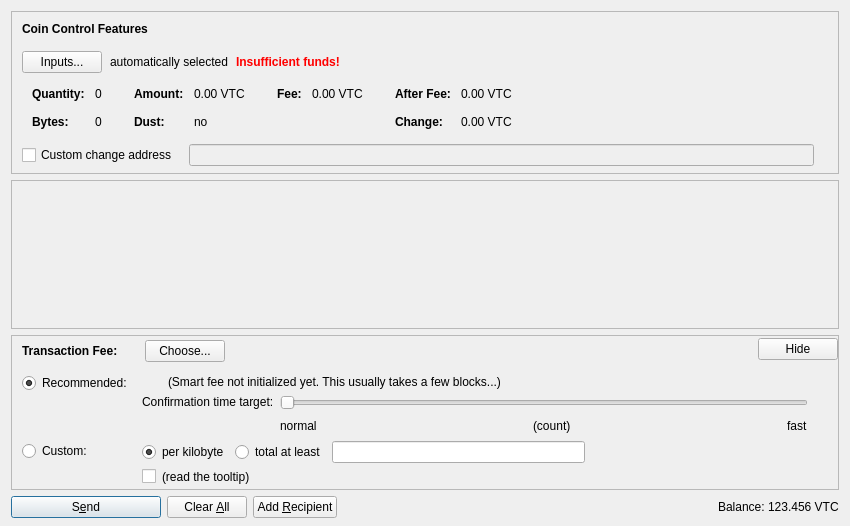
<?xml version="1.0" encoding="UTF-8"?>
<ui version="4.0">
 <class>SendCoinsDialog</class>
 <widget class="QDialog" name="SendCoinsDialog">
  <property name="geometry">
   <rect>
    <x>0</x>
    <y>0</y>
    <width>850</width>
    <height>526</height>
   </rect>
  </property>
  <property name="windowTitle">
   <string>Send Coins</string>
  </property>
  <layout class="QVBoxLayout" name="verticalLayout" stretch="0,1,0,0">
   <property name="bottomMargin">
    <number>8</number>
   </property>
   <item>
    <widget class="QFrame" name="frameCoinControl">
     <property name="sizePolicy">
      <sizepolicy hsizetype="Expanding" vsizetype="Expanding">
       <horstretch>0</horstretch>
       <verstretch>0</verstretch>
      </sizepolicy>
     </property>
     <property name="maximumSize">
      <size>
       <width>16777215</width>
       <height>16777215</height>
      </size>
     </property>
     <property name="frameShape">
      <enum>QFrame::StyledPanel</enum>
     </property>
     <property name="frameShadow">
      <enum>QFrame::Sunken</enum>
     </property>
     <layout class="QVBoxLayout" name="verticalLayoutCoinControl2">
      <property name="spacing">
       <number>0</number>
      </property>
      <property name="leftMargin">
       <number>0</number>
      </property>
      <property name="topMargin">
       <number>0</number>
      </property>
      <property name="rightMargin">
       <number>0</number>
      </property>
      <property name="bottomMargin">
       <number>6</number>
      </property>
      <item>
       <layout class="QVBoxLayout" name="verticalLayoutCoinControl" stretch="0,0,0,0,1">
        <property name="spacing">
         <number>0</number>
        </property>
        <property name="leftMargin">
         <number>10</number>
        </property>
        <property name="topMargin">
         <number>10</number>
        </property>
        <item>
         <layout class="QHBoxLayout" name="horizontalLayoutCoinControl1">
          <property name="bottomMargin">
           <number>15</number>
          </property>
          <item>
           <widget class="QLabel" name="labelCoinControlFeatures">
            <property name="sizePolicy">
             <sizepolicy hsizetype="Preferred" vsizetype="Maximum">
              <horstretch>0</horstretch>
              <verstretch>0</verstretch>
             </sizepolicy>
            </property>
            <property name="font">
             <font>
              <weight>75</weight>
              <bold>true</bold>
             </font>
            </property>
            <property name="styleSheet">
             <string notr="true">font-weight:bold;</string>
            </property>
            <property name="text">
             <string>Coin Control Features</string>
            </property>
           </widget>
          </item>
         </layout>
        </item>
        <item>
         <layout class="QHBoxLayout" name="horizontalLayoutCoinControl2" stretch="0,0,0,0">
          <property name="spacing">
           <number>8</number>
          </property>
          <property name="bottomMargin">
           <number>10</number>
          </property>
          <item>
           <widget class="QPushButton" name="pushButtonCoinControl">
            <property name="styleSheet">
             <string notr="true"/>
            </property>
            <property name="text">
             <string>Inputs...</string>
            </property>
            <property name="autoDefault">
             <bool>false</bool>
            </property>
           </widget>
          </item>
          <item>
           <widget class="QLabel" name="labelCoinControlAutomaticallySelected">
            <property name="text">
             <string>automatically selected</string>
            </property>
            <property name="margin">
             <number>5</number>
            </property>
           </widget>
          </item>
          <item>
           <widget class="QLabel" name="labelCoinControlInsuffFunds">
            <property name="font">
             <font>
              <weight>75</weight>
              <bold>true</bold>
             </font>
            </property>
            <property name="styleSheet">
             <string notr="true">color:red;font-weight:bold;</string>
            </property>
            <property name="text">
             <string>Insufficient funds!</string>
            </property>
            <property name="margin">
             <number>5</number>
            </property>
           </widget>
          </item>
          <item>
           <spacer name="horizontalSpacerCoinControl">
            <property name="orientation">
             <enum>Qt::Horizontal</enum>
            </property>
            <property name="sizeHint" stdset="0">
             <size>
              <width>40</width>
              <height>1</height>
             </size>
            </property>
           </spacer>
          </item>
         </layout>
        </item>
        <item>
         <widget class="QWidget" name="widgetCoinControl" native="true">
          <property name="sizePolicy">
           <sizepolicy hsizetype="Preferred" vsizetype="Preferred">
            <horstretch>0</horstretch>
            <verstretch>0</verstretch>
           </sizepolicy>
          </property>
          <property name="minimumSize">
           <size>
            <width>0</width>
            <height>0</height>
           </size>
          </property>
          <property name="styleSheet">
           <string notr="true"/>
          </property>
          <layout class="QHBoxLayout" name="horizontalLayoutCoinControl5">
           <property name="leftMargin">
            <number>0</number>
           </property>
           <property name="topMargin">
            <number>0</number>
           </property>
           <property name="rightMargin">
            <number>0</number>
           </property>
           <property name="bottomMargin">
            <number>0</number>
           </property>
           <item>
            <layout class="QHBoxLayout" name="horizontalLayoutCoinControl3" stretch="0,0,0,1">
             <property name="spacing">
              <number>20</number>
             </property>
             <property name="topMargin">
              <number>0</number>
             </property>
             <property name="bottomMargin">
              <number>10</number>
             </property>
             <item>
              <layout class="QFormLayout" name="formLayoutCoinControl1">
               <property name="horizontalSpacing">
                <number>10</number>
               </property>
               <property name="verticalSpacing">
                <number>14</number>
               </property>
               <property name="leftMargin">
                <number>10</number>
               </property>
               <property name="topMargin">
                <number>4</number>
               </property>
               <property name="rightMargin">
                <number>6</number>
               </property>
               <item row="0" column="0">
                <widget class="QLabel" name="labelCoinControlQuantityText">
                 <property name="font">
                  <font>
                   <weight>75</weight>
                   <bold>true</bold>
                  </font>
                 </property>
                 <property name="text">
                  <string>Quantity:</string>
                 </property>
                 <property name="margin">
                  <number>0</number>
                 </property>
                </widget>
               </item>
               <item row="0" column="1">
                <widget class="QLabel" name="labelCoinControlQuantity">
                 <property name="cursor">
                  <cursorShape>IBeamCursor</cursorShape>
                 </property>
                 <property name="contextMenuPolicy">
                  <enum>Qt::ActionsContextMenu</enum>
                 </property>
                 <property name="text">
                  <string notr="true">0</string>
                 </property>
                 <property name="margin">
                  <number>0</number>
                 </property>
                 <property name="textInteractionFlags">
                  <set>Qt::LinksAccessibleByMouse|Qt::TextSelectableByKeyboard|Qt::TextSelectableByMouse</set>
                 </property>
                </widget>
               </item>
               <item row="1" column="0">
                <widget class="QLabel" name="labelCoinControlBytesText">
                 <property name="font">
                  <font>
                   <weight>75</weight>
                   <bold>true</bold>
                  </font>
                 </property>
                 <property name="text">
                  <string>Bytes:</string>
                 </property>
                </widget>
               </item>
               <item row="1" column="1">
                <widget class="QLabel" name="labelCoinControlBytes">
                 <property name="cursor">
                  <cursorShape>IBeamCursor</cursorShape>
                 </property>
                 <property name="contextMenuPolicy">
                  <enum>Qt::ActionsContextMenu</enum>
                 </property>
                 <property name="text">
                  <string notr="true">0</string>
                 </property>
                 <property name="textInteractionFlags">
                  <set>Qt::LinksAccessibleByMouse|Qt::TextSelectableByKeyboard|Qt::TextSelectableByMouse</set>
                 </property>
                </widget>
               </item>
              </layout>
             </item>
             <item>
              <layout class="QFormLayout" name="formLayoutCoinControl2">
               <property name="horizontalSpacing">
                <number>10</number>
               </property>
               <property name="verticalSpacing">
                <number>14</number>
               </property>
               <property name="leftMargin">
                <number>6</number>
               </property>
               <property name="topMargin">
                <number>4</number>
               </property>
               <property name="rightMargin">
                <number>6</number>
               </property>
               <item row="0" column="0">
                <widget class="QLabel" name="labelCoinControlAmountText">
                 <property name="font">
                  <font>
                   <weight>75</weight>
                   <bold>true</bold>
                  </font>
                 </property>
                 <property name="text">
                  <string>Amount:</string>
                 </property>
                 <property name="margin">
                  <number>0</number>
                 </property>
                </widget>
               </item>
               <item row="0" column="1">
                <widget class="QLabel" name="labelCoinControlAmount">
                 <property name="cursor">
                  <cursorShape>IBeamCursor</cursorShape>
                 </property>
                 <property name="contextMenuPolicy">
                  <enum>Qt::ActionsContextMenu</enum>
                 </property>
                 <property name="text">
                  <string notr="true">0.00 VTC</string>
                 </property>
                 <property name="textInteractionFlags">
                  <set>Qt::LinksAccessibleByMouse|Qt::TextSelectableByKeyboard|Qt::TextSelectableByMouse</set>
                 </property>
                </widget>
               </item>
               <item row="1" column="0">
                <widget class="QLabel" name="labelCoinControlLowOutputText">
                 <property name="font">
                  <font>
                   <weight>75</weight>
                   <bold>true</bold>
                  </font>
                 </property>
                 <property name="text">
                  <string>Dust:</string>
                 </property>
                </widget>
               </item>
               <item row="1" column="1">
                <widget class="QLabel" name="labelCoinControlLowOutput">
                 <property name="cursor">
                  <cursorShape>IBeamCursor</cursorShape>
                 </property>
                 <property name="contextMenuPolicy">
                  <enum>Qt::ActionsContextMenu</enum>
                 </property>
                 <property name="text">
                  <string notr="true">no</string>
                 </property>
                 <property name="textInteractionFlags">
                  <set>Qt::LinksAccessibleByMouse|Qt::TextSelectableByKeyboard|Qt::TextSelectableByMouse</set>
                 </property>
                </widget>
               </item>
              </layout>
             </item>
             <item>
              <layout class="QFormLayout" name="formLayoutCoinControl3">
               <property name="horizontalSpacing">
                <number>10</number>
               </property>
               <property name="verticalSpacing">
                <number>14</number>
               </property>
               <property name="leftMargin">
                <number>6</number>
               </property>
               <property name="topMargin">
                <number>4</number>
               </property>
               <property name="rightMargin">
                <number>6</number>
               </property>
               <item row="0" column="0">
                <widget class="QLabel" name="labelCoinControlFeeText">
                 <property name="font">
                  <font>
                   <weight>75</weight>
                   <bold>true</bold>
                  </font>
                 </property>
                 <property name="text">
                  <string>Fee:</string>
                 </property>
                 <property name="margin">
                  <number>0</number>
                 </property>
                </widget>
               </item>
               <item row="0" column="1">
                <widget class="QLabel" name="labelCoinControlFee">
                 <property name="cursor">
                  <cursorShape>IBeamCursor</cursorShape>
                 </property>
                 <property name="contextMenuPolicy">
                  <enum>Qt::ActionsContextMenu</enum>
                 </property>
                 <property name="text">
                  <string notr="true">0.00 VTC</string>
                 </property>
                 <property name="textInteractionFlags">
                  <set>Qt::LinksAccessibleByMouse|Qt::TextSelectableByKeyboard|Qt::TextSelectableByMouse</set>
                 </property>
                </widget>
               </item>
              </layout>
             </item>
             <item>
              <layout class="QFormLayout" name="formLayoutCoinControl4">
               <property name="horizontalSpacing">
                <number>10</number>
               </property>
               <property name="verticalSpacing">
                <number>14</number>
               </property>
               <property name="leftMargin">
                <number>6</number>
               </property>
               <property name="topMargin">
                <number>4</number>
               </property>
               <property name="rightMargin">
                <number>6</number>
               </property>
               <item row="0" column="0">
                <widget class="QLabel" name="labelCoinControlAfterFeeText">
                 <property name="font">
                  <font>
                   <weight>75</weight>
                   <bold>true</bold>
                  </font>
                 </property>
                 <property name="text">
                  <string>After Fee:</string>
                 </property>
                 <property name="margin">
                  <number>0</number>
                 </property>
                </widget>
               </item>
               <item row="0" column="1">
                <widget class="QLabel" name="labelCoinControlAfterFee">
                 <property name="cursor">
                  <cursorShape>IBeamCursor</cursorShape>
                 </property>
                 <property name="contextMenuPolicy">
                  <enum>Qt::ActionsContextMenu</enum>
                 </property>
                 <property name="text">
                  <string notr="true">0.00 VTC</string>
                 </property>
                 <property name="textInteractionFlags">
                  <set>Qt::LinksAccessibleByMouse|Qt::TextSelectableByKeyboard|Qt::TextSelectableByMouse</set>
                 </property>
                </widget>
               </item>
               <item row="1" column="0">
                <widget class="QLabel" name="labelCoinControlChangeText">
                 <property name="font">
                  <font>
                   <weight>75</weight>
                   <bold>true</bold>
                  </font>
                 </property>
                 <property name="text">
                  <string>Change:</string>
                 </property>
                </widget>
               </item>
               <item row="1" column="1">
                <widget class="QLabel" name="labelCoinControlChange">
                 <property name="cursor">
                  <cursorShape>IBeamCursor</cursorShape>
                 </property>
                 <property name="contextMenuPolicy">
                  <enum>Qt::ActionsContextMenu</enum>
                 </property>
                 <property name="text">
                  <string notr="true">0.00 VTC</string>
                 </property>
                 <property name="textInteractionFlags">
                  <set>Qt::LinksAccessibleByMouse|Qt::TextSelectableByKeyboard|Qt::TextSelectableByMouse</set>
                 </property>
                </widget>
               </item>
              </layout>
             </item>
            </layout>
           </item>
          </layout>
         </widget>
        </item>
        <item>
         <layout class="QHBoxLayout" name="horizontalLayoutCoinControl4" stretch="0,0,0">
          <property name="spacing">
           <number>12</number>
          </property>
          <property name="sizeConstraint">
           <enum>QLayout::SetDefaultConstraint</enum>
          </property>
          <property name="topMargin">
           <number>5</number>
          </property>
          <property name="rightMargin">
           <number>5</number>
          </property>
          <item>
           <widget class="QCheckBox" name="checkBoxCoinControlChange">
            <property name="toolTip">
             <string>If this is activated, but the change address is empty or invalid, change will be sent to a newly generated address.</string>
            </property>
            <property name="text">
             <string>Custom change address</string>
            </property>
           </widget>
          </item>
          <item>
           <widget class="QValidatedLineEdit" name="lineEditCoinControlChange">
            <property name="enabled">
             <bool>false</bool>
            </property>
            <property name="sizePolicy">
             <sizepolicy hsizetype="Expanding" vsizetype="Fixed">
              <horstretch>0</horstretch>
              <verstretch>0</verstretch>
             </sizepolicy>
            </property>
           </widget>
          </item>
          <item>
           <widget class="QLabel" name="labelCoinControlChangeLabel">
            <property name="sizePolicy">
             <sizepolicy hsizetype="Preferred" vsizetype="Expanding">
              <horstretch>0</horstretch>
              <verstretch>0</verstretch>
             </sizepolicy>
            </property>
            <property name="minimumSize">
             <size>
              <width>0</width>
              <height>0</height>
             </size>
            </property>
            <property name="text">
             <string/>
            </property>
            <property name="margin">
             <number>3</number>
            </property>
           </widget>
          </item>
         </layout>
        </item>
        <item>
         <spacer name="verticalSpacerCoinControl">
          <property name="orientation">
           <enum>Qt::Vertical</enum>
          </property>
          <property name="sizeHint" stdset="0">
           <size>
            <width>800</width>
            <height>1</height>
           </size>
          </property>
         </spacer>
        </item>
       </layout>
      </item>
     </layout>
    </widget>
   </item>
   <item>
    <widget class="QScrollArea" name="scrollArea">
     <property name="widgetResizable">
      <bool>true</bool>
     </property>
     <widget class="QWidget" name="scrollAreaWidgetContents">
      <property name="geometry">
       <rect>
        <x>0</x>
        <y>0</y>
        <width>830</width>
        <height>104</height>
       </rect>
      </property>
      <layout class="QVBoxLayout" name="verticalLayout_2" stretch="0,1">
       <property name="leftMargin">
        <number>0</number>
       </property>
       <property name="topMargin">
        <number>0</number>
       </property>
       <property name="rightMargin">
        <number>0</number>
       </property>
       <property name="bottomMargin">
        <number>0</number>
       </property>
       <item>
        <layout class="QVBoxLayout" name="entries">
         <property name="spacing">
          <number>6</number>
         </property>
        </layout>
       </item>
       <item>
        <spacer name="verticalSpacer">
         <property name="orientation">
          <enum>Qt::Vertical</enum>
         </property>
         <property name="sizeHint" stdset="0">
          <size>
           <width>20</width>
           <height>40</height>
          </size>
         </property>
        </spacer>
       </item>
      </layout>
     </widget>
    </widget>
   </item>
   <item>
    <widget class="QFrame" name="frameFee">
     <property name="sizePolicy">
      <sizepolicy hsizetype="Expanding" vsizetype="Expanding">
       <horstretch>0</horstretch>
       <verstretch>0</verstretch>
      </sizepolicy>
     </property>
     <property name="maximumSize">
      <size>
       <width>16777215</width>
       <height>16777215</height>
      </size>
     </property>
     <property name="frameShape">
      <enum>QFrame::StyledPanel</enum>
     </property>
     <property name="frameShadow">
      <enum>QFrame::Sunken</enum>
     </property>
     <layout class="QVBoxLayout" name="verticalLayoutFee1">
      <property name="spacing">
       <number>0</number>
      </property>
      <property name="leftMargin">
       <number>0</number>
      </property>
      <property name="topMargin">
       <number>0</number>
      </property>
      <property name="rightMargin">
       <number>0</number>
      </property>
      <property name="bottomMargin">
       <number>0</number>
      </property>
      <item>
       <layout class="QVBoxLayout" name="verticalLayoutFee2" stretch="0,0,0">
        <property name="spacing">
         <number>0</number>
        </property>
        <property name="leftMargin">
         <number>10</number>
        </property>
        <property name="topMargin">
         <number>0</number>
        </property>
        <item>
         <layout class="QHBoxLayout" name="horizontalLayoutFee1">
          <property name="bottomMargin">
           <number>0</number>
          </property>
          <item>
           <layout class="QVBoxLayout" name="verticalLayoutFee7">
            <property name="spacing">
             <number>0</number>
            </property>
            <item>
             <spacer name="verticalSpacerSmartFee">
              <property name="orientation">
               <enum>Qt::Vertical</enum>
              </property>
              <property name="sizeType">
               <enum>QSizePolicy::Fixed</enum>
              </property>
              <property name="sizeHint" stdset="0">
               <size>
                <width>1</width>
                <height>4</height>
               </size>
              </property>
             </spacer>
            </item>
            <item>
             <layout class="QHBoxLayout" name="horizontalLayoutSmartFee">
              <property name="spacing">
               <number>10</number>
              </property>
              <item>
               <widget class="QLabel" name="labelFeeHeadline">
                <property name="sizePolicy">
                 <sizepolicy hsizetype="Preferred" vsizetype="Maximum">
                  <horstretch>0</horstretch>
                  <verstretch>0</verstretch>
                 </sizepolicy>
                </property>
                <property name="font">
                 <font>
                  <weight>75</weight>
                  <bold>true</bold>
                 </font>
                </property>
                <property name="styleSheet">
                 <string notr="true">font-weight:bold;</string>
                </property>
                <property name="text">
                 <string>Transaction Fee:</string>
                </property>
               </widget>
              </item>
              <item>
               <widget class="QLabel" name="labelFeeMinimized">
                <property name="text">
                 <string/>
                </property>
               </widget>
              </item>
              <item>
               <widget class="QPushButton" name="buttonChooseFee">
                <property name="text">
                 <string>Choose...</string>
                </property>
               </widget>
              </item>
             </layout>
            </item>
            <item>
             <spacer name="verticalSpacer_5">
              <property name="orientation">
               <enum>Qt::Vertical</enum>
              </property>
              <property name="sizeHint" stdset="0">
               <size>
                <width>1</width>
                <height>1</height>
               </size>
              </property>
             </spacer>
            </item>
           </layout>
          </item>
          <item>
           <spacer name="horizontalSpacer_4">
            <property name="orientation">
             <enum>Qt::Horizontal</enum>
            </property>
            <property name="sizeHint" stdset="0">
             <size>
              <width>40</width>
              <height>20</height>
             </size>
            </property>
           </spacer>
          </item>
          <item>
           <widget class="QPushButton" name="buttonMinimizeFee">
            <property name="toolTip">
             <string>collapse fee-settings</string>
            </property>
            <property name="text">
             <string>Hide</string>
            </property>
           </widget>
          </item>
         </layout>
        </item>
        <item>
         <widget class="QFrame" name="frameFeeSelection">
          <layout class="QVBoxLayout" name="verticalLayoutFee12">
           <property name="spacing">
            <number>0</number>
           </property>
           <property name="leftMargin">
            <number>0</number>
           </property>
           <property name="topMargin">
            <number>0</number>
           </property>
           <property name="rightMargin">
            <number>0</number>
           </property>
           <property name="bottomMargin">
            <number>0</number>
           </property>
           <item>
            <layout class="QGridLayout" name="gridLayoutFee">
             <property name="topMargin">
              <number>10</number>
             </property>
             <property name="bottomMargin">
              <number>4</number>
             </property>
             <property name="horizontalSpacing">
              <number>10</number>
             </property>
             <property name="verticalSpacing">
              <number>4</number>
             </property>
             <item row="1" column="1">
              <layout class="QVBoxLayout" name="verticalLayoutFee8">
               <property name="spacing">
                <number>6</number>
               </property>
               <item>
                <layout class="QHBoxLayout" name="horizontalLayoutFee13">
                 <item>
                  <widget class="QRadioButton" name="radioCustomPerKilobyte">
                   <property name="toolTip">
                    <string>If the custom fee is set to 1000 satoshis and the transaction is only 250 bytes, then &quot;per kilobyte&quot; only pays 250 satoshis in fee, while &quot;total at least&quot; pays 1000 satoshis. For transactions bigger than a kilobyte both pay by kilobyte.</string>
                   </property>
                   <property name="text">
                    <string>per kilobyte</string>
                   </property>
                   <property name="checked">
                    <bool>true</bool>
                   </property>
                   <attribute name="buttonGroup">
                    <string notr="true">groupCustomFee</string>
                   </attribute>
                  </widget>
                 </item>
                 <item>
                  <widget class="QRadioButton" name="radioCustomAtLeast">
                   <property name="toolTip">
                    <string>If the custom fee is set to 1000 satoshis and the transaction is only 250 bytes, then &quot;per kilobyte&quot; only pays 250 satoshis in fee, while &quot;total at least&quot; pays 1000 satoshis. For transactions bigger than a kilobyte both pay by kilobyte.</string>
                   </property>
                   <property name="text">
                    <string>total at least</string>
                   </property>
                   <attribute name="buttonGroup">
                    <string notr="true">groupCustomFee</string>
                   </attribute>
                  </widget>
                 </item>
                 <item>
                  <widget class="BitcoinAmountField" name="customFee"/>
                 </item>
                 <item>
                  <spacer name="horizontalSpacer_6">
                   <property name="orientation">
                    <enum>Qt::Horizontal</enum>
                   </property>
                   <property name="sizeHint" stdset="0">
                    <size>
                     <width>1</width>
                     <height>1</height>
                    </size>
                   </property>
                  </spacer>
                 </item>
                </layout>
               </item>
               <item>
                <layout class="QHBoxLayout" name="horizontalLayoutFee8">
                 <item>
                  <widget class="QCheckBox" name="checkBoxMinimumFee">
                   <property name="toolTip">
                    <string>Paying only the minimum fee is just fine as long as there is less transaction volume than space in the blocks. But be aware that this can end up in a never confirming transaction once there is more demand for vickcoin transactions than the network can process.</string>
                   </property>
                   <property name="text">
                    <string/>
                   </property>
                  </widget>
                 </item>
                 <item>
                  <widget class="QLabel" name="labelMinFeeWarning">
                   <property name="enabled">
                    <bool>true</bool>
                   </property>
                   <property name="toolTip">
                    <string>Paying only the minimum fee is just fine as long as there is less transaction volume than space in the blocks. But be aware that this can end up in a never confirming transaction once there is more demand for vickcoin transactions than the network can process.</string>
                   </property>
                   <property name="text">
                    <string>(read the tooltip)</string>
                   </property>
                   <property name="margin">
                    <number>5</number>
                   </property>
                  </widget>
                 </item>
                 <item>
                  <spacer name="horizontalSpacer_2">
                   <property name="orientation">
                    <enum>Qt::Horizontal</enum>
                   </property>
                   <property name="sizeHint" stdset="0">
                    <size>
                     <width>1</width>
                     <height>1</height>
                    </size>
                   </property>
                  </spacer>
                 </item>
                </layout>
               </item>
              </layout>
             </item>
             <item row="0" column="0">
              <layout class="QVBoxLayout" name="verticalLayoutFee4" stretch="0,1">
               <item>
                <widget class="QRadioButton" name="radioSmartFee">
                 <property name="text">
                  <string>Recommended:</string>
                 </property>
                 <property name="checked">
                  <bool>true</bool>
                 </property>
                 <attribute name="buttonGroup">
                  <string notr="true">groupFee</string>
                 </attribute>
                </widget>
               </item>
               <item>
                <spacer name="verticalSpacer_2">
                 <property name="orientation">
                  <enum>Qt::Vertical</enum>
                 </property>
                 <property name="sizeHint" stdset="0">
                  <size>
                   <width>1</width>
                   <height>1</height>
                  </size>
                 </property>
                </spacer>
               </item>
              </layout>
             </item>
             <item row="1" column="0">
              <layout class="QVBoxLayout" name="verticalLayoutFee9" stretch="0,1">
               <item>
                <widget class="QRadioButton" name="radioCustomFee">
                 <property name="text">
                  <string>Custom:</string>
                 </property>
                 <attribute name="buttonGroup">
                  <string notr="true">groupFee</string>
                 </attribute>
                </widget>
               </item>
               <item>
                <spacer name="verticalSpacer_6">
                 <property name="orientation">
                  <enum>Qt::Vertical</enum>
                 </property>
                 <property name="sizeHint" stdset="0">
                  <size>
                   <width>1</width>
                   <height>1</height>
                  </size>
                 </property>
                </spacer>
               </item>
              </layout>
             </item>
             <item row="0" column="1">
              <layout class="QVBoxLayout" name="verticalLayoutFee3" stretch="0,0,1">
               <property name="spacing">
                <number>6</number>
               </property>
               <property name="topMargin">
                <number>2</number>
               </property>
               <item>
                <layout class="QHBoxLayout" name="horizontalLayoutFee12">
                 <item>
                  <widget class="QLabel" name="labelSmartFee">
                   <property name="text">
                    <string/>
                   </property>
                   <property name="margin">
                    <number>2</number>
                   </property>
                  </widget>
                 </item>
                 <item>
                  <widget class="QLabel" name="labelFeeEstimation">
                   <property name="text">
                    <string/>
                   </property>
                  </widget>
                 </item>
                 <item>
                  <widget class="QLabel" name="labelSmartFee2">
                   <property name="text">
                    <string>(Smart fee not initialized yet. This usually takes a few blocks...)</string>
                   </property>
                   <property name="margin">
                    <number>2</number>
                   </property>
                  </widget>
                 </item>
                 <item>
                  <spacer name="horizontalSpacer_5">
                   <property name="orientation">
                    <enum>Qt::Horizontal</enum>
                   </property>
                   <property name="sizeHint" stdset="0">
                    <size>
                     <width>1</width>
                     <height>1</height>
                    </size>
                   </property>
                  </spacer>
                 </item>
                </layout>
               </item>
               <item>
                <layout class="QHBoxLayout" name="horizontalLayoutFee9">
                 <item>
                  <layout class="QVBoxLayout" name="verticalLayoutFee6">
                   <item>
                    <widget class="QLabel" name="labelSmartFee3">
                     <property name="text">
                      <string>Confirmation time target:</string>
                     </property>
                     <property name="margin">
                      <number>2</number>
                     </property>
                    </widget>
                   </item>
                   <item>
                    <spacer name="verticalSpacer_3">
                     <property name="orientation">
                      <enum>Qt::Vertical</enum>
                     </property>
                     <property name="sizeHint" stdset="0">
                      <size>
                       <width>1</width>
                       <height>1</height>
                      </size>
                     </property>
                    </spacer>
                   </item>
                  </layout>
                 </item>
                 <item>
                  <layout class="QVBoxLayout" name="verticalLayoutFee5">
                   <property name="rightMargin">
                    <number>30</number>
                   </property>
                   <item>
                    <widget class="QSlider" name="sliderSmartFee">
                     <property name="minimum">
                      <number>0</number>
                     </property>
                     <property name="maximum">
                      <number>23</number>
                     </property>
                     <property name="pageStep">
                      <number>1</number>
                     </property>
                     <property name="value">
                      <number>0</number>
                     </property>
                     <property name="orientation">
                      <enum>Qt::Horizontal</enum>
                     </property>
                     <property name="invertedAppearance">
                      <bool>false</bool>
                     </property>
                     <property name="invertedControls">
                      <bool>false</bool>
                     </property>
                     <property name="tickPosition">
                      <enum>QSlider::NoTicks</enum>
                     </property>
                    </widget>
                   </item>
                   <item>
                    <layout class="QHBoxLayout" name="horizontalLayoutFee10">
                     <item>
                      <widget class="QLabel" name="labelSmartFeeNormal">
                       <property name="text">
                        <string>normal</string>
                       </property>
                      </widget>
                     </item>
                     <item>
                      <spacer name="horizontalSpacer_7">
                       <property name="orientation">
                        <enum>Qt::Horizontal</enum>
                       </property>
                       <property name="sizeHint" stdset="0">
                        <size>
                         <width>40</width>
                         <height>20</height>
                        </size>
                       </property>
                      </spacer>
                     </item>
                     <item>
                      <widget class="QLabel" name="confirmationTargetLabel">
                       <property name="text">
                        <string notr="true">(count)</string>
                       </property>
                      </widget>
                     </item>
                     <item>
                      <spacer name="horizontalSpacer_3">
                       <property name="orientation">
                        <enum>Qt::Horizontal</enum>
                       </property>
                       <property name="sizeHint" stdset="0">
                        <size>
                         <width>40</width>
                         <height>20</height>
                        </size>
                       </property>
                      </spacer>
                     </item>
                     <item>
                      <widget class="QLabel" name="labelSmartFeeFast">
                       <property name="text">
                        <string>fast</string>
                       </property>
                      </widget>
                     </item>
                    </layout>
                   </item>
                  </layout>
                 </item>
                </layout>
               </item>
               <item>
                <spacer name="verticalSpacer_4">
                 <property name="orientation">
                  <enum>Qt::Vertical</enum>
                 </property>
                 <property name="sizeHint" stdset="0">
                  <size>
                   <width>1</width>
                   <height>1</height>
                  </size>
                 </property>
                </spacer>
               </item>
              </layout>
             </item>
            </layout>
           </item>
          </layout>
         </widget>
        </item>
        <item>
         <spacer name="verticalSpacerFee">
          <property name="orientation">
           <enum>Qt::Vertical</enum>
          </property>
          <property name="sizeHint" stdset="0">
           <size>
            <width>800</width>
            <height>1</height>
           </size>
          </property>
         </spacer>
        </item>
       </layout>
      </item>
     </layout>
    </widget>
   </item>
   <item>
    <layout class="QHBoxLayout" name="horizontalLayout">
     <item>
      <widget class="QPushButton" name="sendButton">
       <property name="minimumSize">
        <size>
         <width>150</width>
         <height>0</height>
        </size>
       </property>
       <property name="toolTip">
        <string>Confirm the send action</string>
       </property>
       <property name="text">
        <string>S&amp;end</string>
       </property>
       <property name="icon">
        <iconset resource="../bitcoin.qrc">
         <normaloff>:/icons/send</normaloff>:/icons/send</iconset>
       </property>
       <property name="autoDefault">
        <bool>false</bool>
       </property>
       <property name="default">
        <bool>true</bool>
       </property>
      </widget>
     </item>
     <item>
      <widget class="QPushButton" name="clearButton">
       <property name="sizePolicy">
        <sizepolicy hsizetype="Minimum" vsizetype="Fixed">
         <horstretch>0</horstretch>
         <verstretch>0</verstretch>
        </sizepolicy>
       </property>
       <property name="toolTip">
        <string>Clear all fields of the form.</string>
       </property>
       <property name="text">
        <string>Clear &amp;All</string>
       </property>
       <property name="icon">
        <iconset resource="../bitcoin.qrc">
         <normaloff>:/icons/remove</normaloff>:/icons/remove</iconset>
       </property>
       <property name="autoDefault">
        <bool>false</bool>
       </property>
      </widget>
     </item>
     <item>
      <widget class="QPushButton" name="addButton">
       <property name="toolTip">
        <string>Send to multiple recipients at once</string>
       </property>
       <property name="text">
        <string>Add &amp;Recipient</string>
       </property>
       <property name="icon">
        <iconset resource="../bitcoin.qrc">
         <normaloff>:/icons/add</normaloff>:/icons/add</iconset>
       </property>
       <property name="autoDefault">
        <bool>false</bool>
       </property>
      </widget>
     </item>
     <item>
      <spacer name="horizontalSpacer">
       <property name="orientation">
        <enum>Qt::Horizontal</enum>
       </property>
       <property name="sizeHint" stdset="0">
        <size>
         <width>40</width>
         <height>20</height>
        </size>
       </property>
      </spacer>
     </item>
     <item>
      <layout class="QHBoxLayout" name="horizontalLayout_2">
       <property name="spacing">
        <number>3</number>
       </property>
       <item>
        <widget class="QLabel" name="label">
         <property name="sizePolicy">
          <sizepolicy hsizetype="Preferred" vsizetype="Fixed">
           <horstretch>0</horstretch>
           <verstretch>0</verstretch>
          </sizepolicy>
         </property>
         <property name="text">
          <string>Balance:</string>
         </property>
        </widget>
       </item>
       <item>
        <widget class="QLabel" name="labelBalance">
         <property name="sizePolicy">
          <sizepolicy hsizetype="Preferred" vsizetype="Fixed">
           <horstretch>0</horstretch>
           <verstretch>0</verstretch>
          </sizepolicy>
         </property>
         <property name="cursor">
          <cursorShape>IBeamCursor</cursorShape>
         </property>
         <property name="text">
          <string notr="true">123.456 VTC</string>
         </property>
         <property name="textInteractionFlags">
          <set>Qt::LinksAccessibleByMouse|Qt::TextSelectableByKeyboard|Qt::TextSelectableByMouse</set>
         </property>
        </widget>
       </item>
      </layout>
     </item>
    </layout>
   </item>
  </layout>
 </widget>
 <customwidgets>
  <customwidget>
   <class>QValidatedLineEdit</class>
   <extends>QLineEdit</extends>
   <header>qvalidatedlineedit.h</header>
  </customwidget>
  <customwidget>
   <class>BitcoinAmountField</class>
   <extends>QLineEdit</extends>
   <header>bitcoinamountfield.h</header>
   <container>1</container>
  </customwidget>
 </customwidgets>
 <resources>
  <include location="../bitcoin.qrc"/>
 </resources>
 <connections/>
 <buttongroups>
  <buttongroup name="groupFee"/>
  <buttongroup name="groupCustomFee"/>
 </buttongroups>
</ui>
